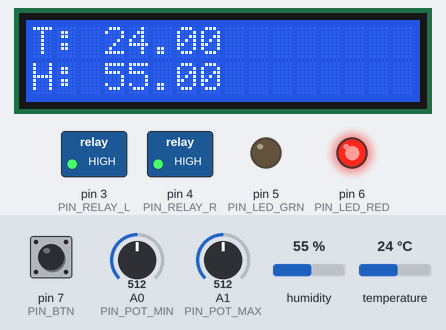
Simulated run of this program. Board: Arduino Uno, built with avr-gcc and run on an emulated ATmega328P. On the bench: 16×2 character LCD, switched loads named in the program (green lamp = pin HIGH), output pins drawn as LEDs (lit = HIGH). The test bench sets the inputs (shaded band); at power-on: pin 7 (PIN_BTN) LOW, A0 (PIN_POT_MIN) = 512, A1 (PIN_POT_MAX) = 512, humidity 55 %, temperature 24 °C.

Above: at 7.3 s.
7.4 s: pin 7 (PIN_BTN) pulled HIGH for 3.2 s
At 8.4 s:
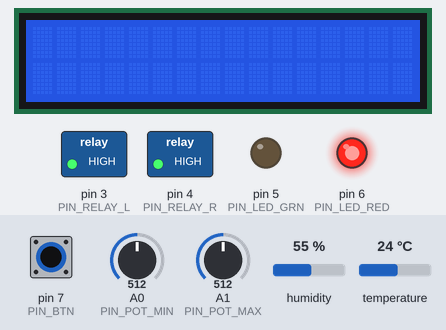
12.4 s: pin 7 (PIN_BTN) pulled HIGH for 0.2 s
At 14.2 s:
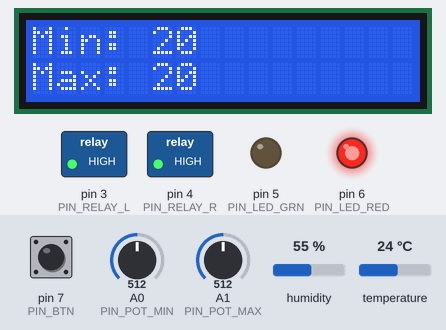
14.5 s: A0 (PIN_POT_MIN) set to 716
At 15.1 s:
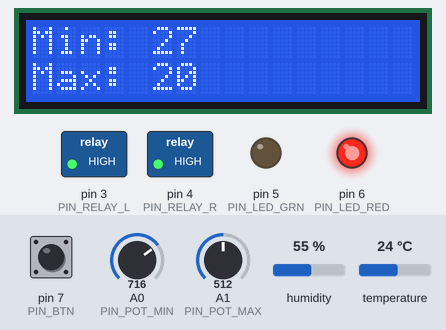
16.0 s: pin 7 (PIN_BTN) pulled HIGH for 1 s
At 18.4 s:
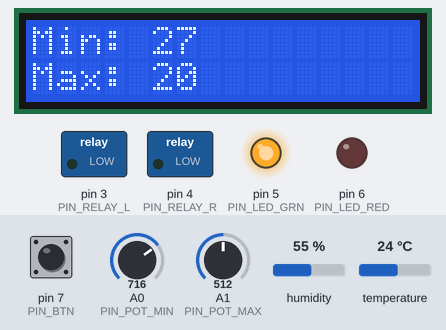
18.7 s: A1 (PIN_POT_MAX) set to 716
At 19.5 s:
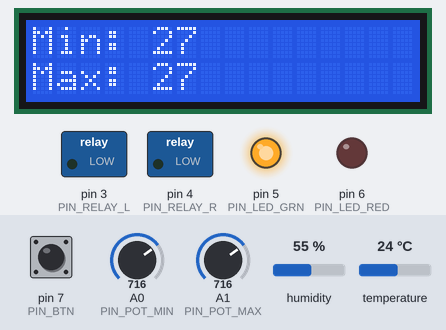
20.2 s: A0 (PIN_POT_MIN) set to 992
At 20.9 s:
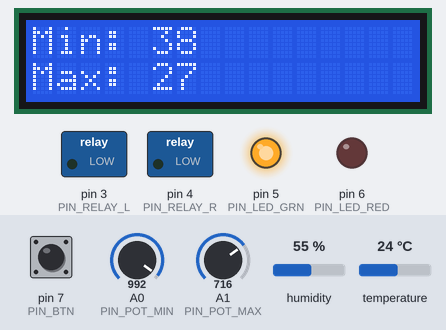
Timing chart, 0 to 22.7 s (numbered marks = the images above; inputs shaded):
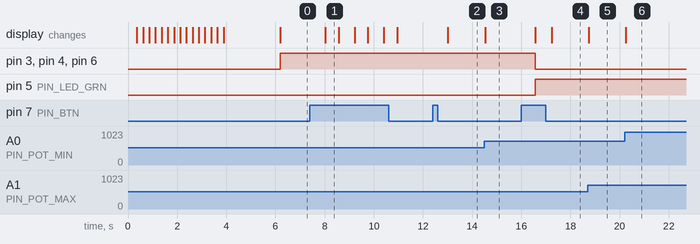

Measured:
- after the input at 7.4 s, the display: changes after 0.63 s (image 1)
- after the input at 12.4 s, the display: changes after 0.61 s (image 2)
- after the input at 14.5 s, the display: changes at once (image 3)
- after the input at 16.0 s, pin 3 (PIN_RELAY_L), pin 4 (PIN_RELAY_R), pin 6 (PIN_LED_RED): HIGH → LOW after 0.56 s; pin 5 (PIN_LED_GRN): LOW → HIGH after 0.56 s; the display: first changes after 0.56 s (image 4 shows a later state)
- after the input at 18.7 s, the display: changes at once (image 5)
- after the input at 20.2 s, the display: changes at once (image 6)
- what the display in image 1 shows lasts 0.6 s, from 8.0 s to 8.6 s

The program:

main.cpp
```cpp
// (licence header left out)
#include <Arduino.h>
#include <DHT.h>
#include <LiquidCrystal_I2C.h>

const int PIN_RELAY_L = 3;
const int PIN_RELAY_R = 4;
const int PIN_LED_GRN = 5;
const int PIN_LED_RED = 6;
const int PIN_DHT11 = 9;
const int PIN_BTN = 7;

const int LCD_ROW = 2;
const int LCD_COL = 16;

const int SERIAL_BAUDRATE = 9600;

const int MODE_NORMAL = 1;
const int MODE_SETTING = 2;
const uint8_t PIN_POT_MIN = A0;
const uint8_t PIN_POT_MAX = A1;

byte face_error0[] = {
  B11111,
  B10000,
  B10100,
  B10100,
  B10000,
  B10011,
  B10100,
  B10000
};

byte face_error1[] = {
  B11110,
  B00101,
  B00101,
  B00111,
  B00001,
  B11001,
  B00101,
  B00001
};

byte face_error2[] = {
  B10000,
  B10000,
  B10000,
  B10000,
  B11111,
  B00000,
  B00000,
  B00000
};

byte fae_error3[] = {
  B00001,
  B00001,
  B00001,
  B00001,
  B11111,
  B00000,
  B00000,
  B00000
};

int POTENSIO_MIN = 0;
int POTENSIO_MAX = 0;

int mode = MODE_NORMAL;

DHT dht(9, DHT11);
LiquidCrystal_I2C lcd(0x27, LCD_COL, LCD_ROW);

int read_potensiometer(uint8_t PIN_POT)
{
    int current_value = analogRead(PIN_POT);
    int value = map(current_value, 0, 1024, 0, 40);
    return value;
}

int button_is_pressed()
{
    int isPressed = digitalRead(PIN_BTN);
    return isPressed;
}

void display_boot()
{
    lcd.setCursor(3, 0); // Set cursor to column 3 and row 0
    lcd.print("( Booting )"); // Print string to LCD
    // Set liquid crystal display cursor to row 0 and column 0
    for (int column = 0; column < LCD_COL; column++)
    {
        // Set liquid crystal display cursor to row 1 and column x
        lcd.setCursor(column, 1);
        lcd.print("-");
        delay(250);
    }
    // Clear lcd
    delay(2000);
}

void setup()
{
    Serial.begin(SERIAL_BAUDRATE);
    lcd.init();
    lcd.clear();
    lcd.backlight();
    lcd.createChar(0, face_error0);
    lcd.createChar(1, face_error1);
    lcd.createChar(2, face_error2);
    lcd.createChar(3, fae_error3);

    display_boot();

    // Setup pin output
    pinMode(PIN_RELAY_L, OUTPUT);
    pinMode(PIN_RELAY_R, OUTPUT);
    pinMode(PIN_LED_GRN, OUTPUT);
    pinMode(PIN_LED_RED, OUTPUT);

    // Setup pin input
    pinMode(PIN_BTN, INPUT);
    pinMode(PIN_POT_MIN, INPUT);
    pinMode(PIN_POT_MAX, INPUT);

    // Enable DHT11
    dht.begin();

    lcd.clear();
}

void setting_mode()
{
    lcd.clear();
    while (1)
    {
        int button_state = button_is_pressed();
        if (button_state == 1 && mode == MODE_SETTING)
        {
            POTENSIO_MIN = read_potensiometer(PIN_POT_MIN);
            POTENSIO_MAX = read_potensiometer(PIN_POT_MAX);
            mode = MODE_NORMAL;
            delay(500);
            break;
        }

        // Read potensio
        int pot_min = read_potensiometer(PIN_POT_MIN);
        int pot_max = read_potensiometer(PIN_POT_MAX);

        // Display potensio
        lcd.setCursor(0, 0);
        lcd.print("Min: ");
        lcd.print(pot_min);
        lcd.setCursor(0, 1);
        lcd.print("Max: ");
        lcd.print(pot_max);
    }

}

void logic_relay(float temperature, float humidity)
{
    if (temperature < POTENSIO_MIN)
    {
        digitalWrite(PIN_LED_GRN, HIGH);
        digitalWrite(PIN_LED_RED, LOW);
        digitalWrite(PIN_RELAY_L, LOW);
        digitalWrite(PIN_RELAY_R, LOW);
    } else if (temperature > POTENSIO_MAX)
    {
        digitalWrite(PIN_LED_GRN, LOW);
        digitalWrite(PIN_LED_RED, HIGH);
        digitalWrite(PIN_RELAY_L, HIGH);
        digitalWrite(PIN_RELAY_R, HIGH);
    } else {
        digitalWrite(PIN_LED_GRN, HIGH);
        digitalWrite(PIN_LED_RED, HIGH);
        digitalWrite(PIN_RELAY_L, LOW);
        digitalWrite(PIN_RELAY_R, LOW);
    }
}

void loop()
{
    int button_state = button_is_pressed();
    if (button_state == 1 && mode == MODE_NORMAL)
    {
        mode = MODE_SETTING;
        delay(500);
        setting_mode();
    }
    // Read temperature and humidity from DHT11
    float temperature = dht.readTemperature();
    float humidity = dht.readHumidity();
    lcd.setCursor(0, 0);
    lcd.print("T: ");
    lcd.print(temperature);
    lcd.print("  ");
    lcd.setCursor(0, 1);
    lcd.print("H: ");
    lcd.print(humidity);
    lcd.print("  ");

    logic_relay(temperature, humidity);
    delay(150);
}
```
